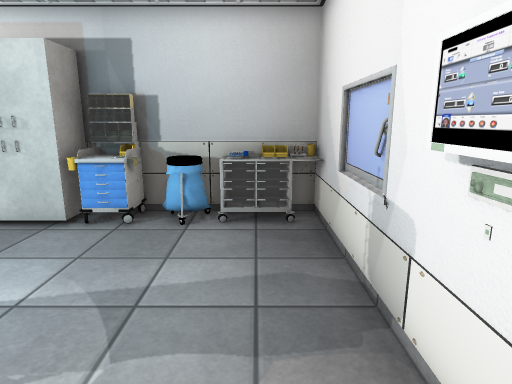
view 1 (above)

12 first-person views from a walk through a scene from a Unity 3-D project. The camera is 1.5 m above the floor, tilts 12° down and sees 75° across. The floor is counted in squares, 0.5 m on a side. Each view is taken from the middle of a square. On the plan, view 1 faces up. The plan holds only what a view shows up to about 20 squares ahead; the rest is blank. Some animated figures are left out. Door leaves are left out, so doorways stand open. Some surface patterns are stand-ins.

view 2
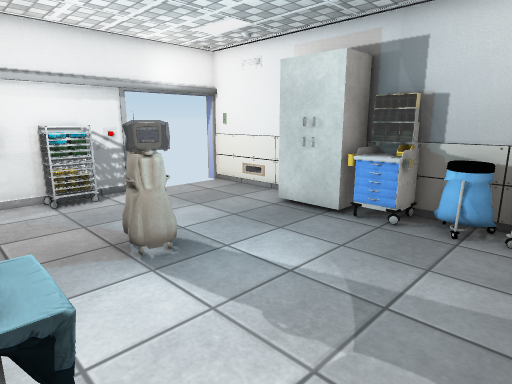

view 3
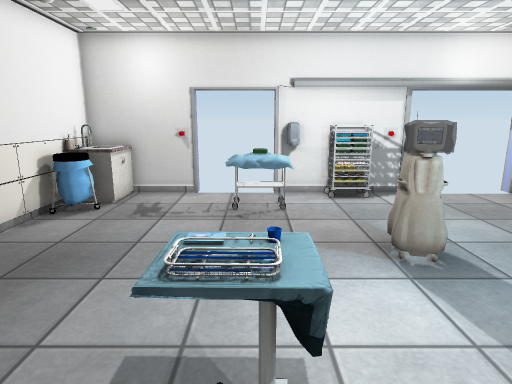

view 4
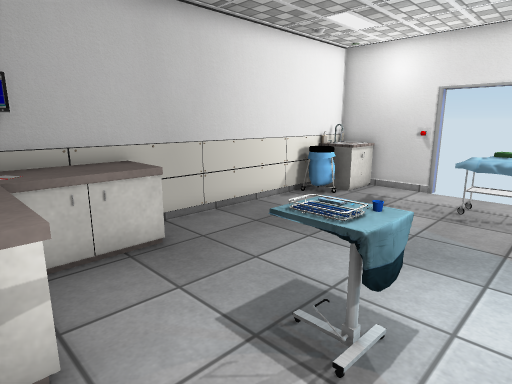

view 5
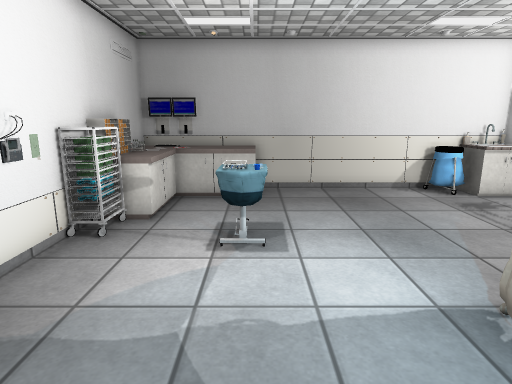

view 6
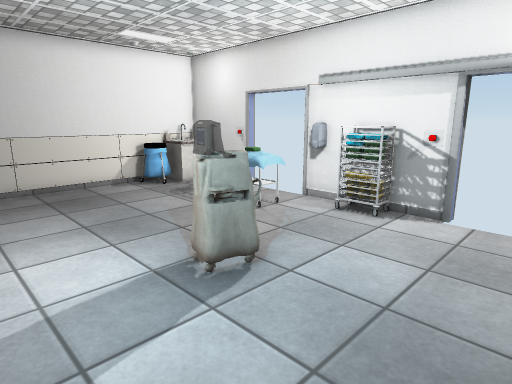

view 7
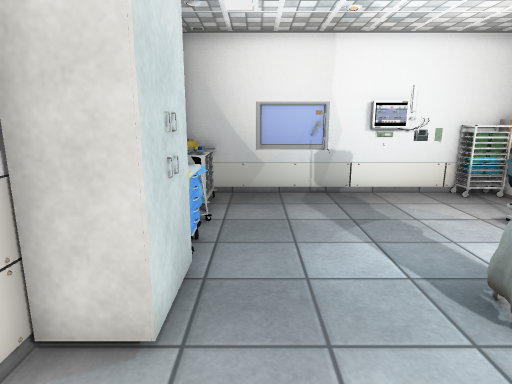

view 8
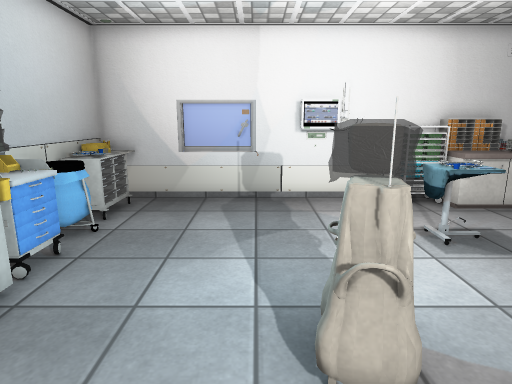

view 9
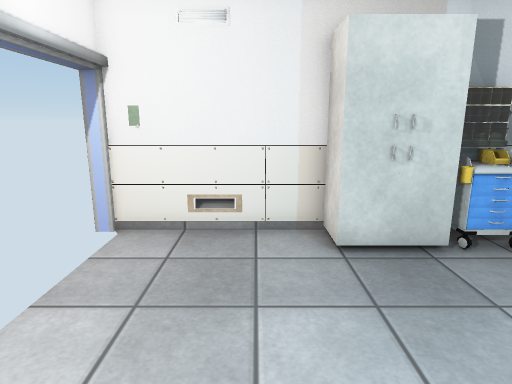

view 10
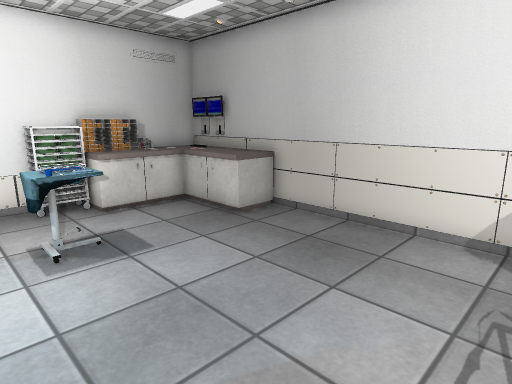

view 11
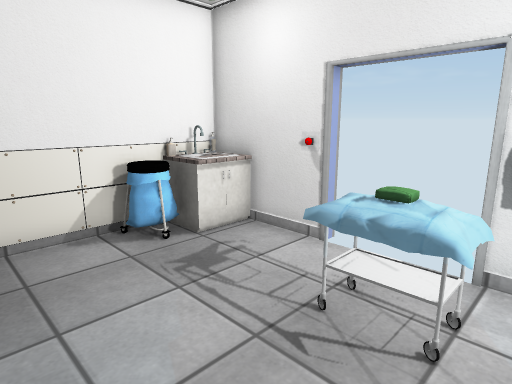

view 12
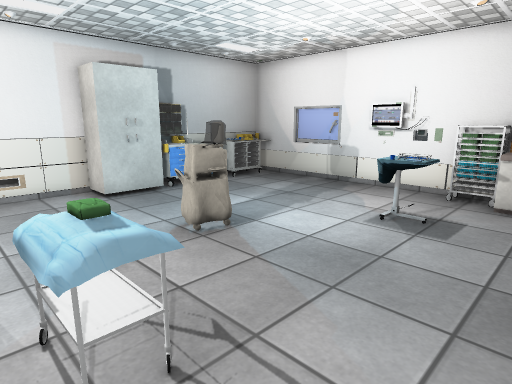

### Floor plan
Key: @ floor where view 1 was taken; # wall or solid block; . floor; D open door; = window, fence, low wall or low ledge; ^ raised ledge; C cabinet; B bin; T trolley; P phone; O other object.
Columns run from 15 left of view 1 to 2 right of it. Each row starts with its distance up from view 1.
 11  DO###############
 10  D.....C COOBBOOO#
  9  D.....CCCBO.....#
  8  D...............#
  7 #D...............#
  6 #O...............#
  5  #...............#
  4  #T....OO........#
  3  #T....OO........O
  2  # ..............O
  1  # ^^.......O....P
  0    ^^.......OO.@TO
 -1  D#.=.......OO..T#
 -2 #D.............^TC
 -3 #O.............^CC
 -4  #.............^OO
 -5  #CC....DD...^^# ^
 -6  #CBB...DD..^^^#O^
 -7  #######D###^^^###

Where each view was taken, in squares from view 1:
view 1: 0 up, 0 right, facing up
view 2: 0 up, 0 right, facing up-left
view 3: 0 up, 0 right, facing left
view 4: 2 up, 1 right, facing down-left
view 5: 8 up, 3 left, facing down
view 6: 9 up, 3 left, facing down-left
view 7: 8 up, 12 left, facing right
view 8: 5 up, 11 left, facing right
view 9: 2 up, 10 left, facing up
view 10: 2 up, 11 left, facing down-right
view 11: 2 up, 7 left, facing down-left
view 12: 4 down, 13 left, facing up-right
